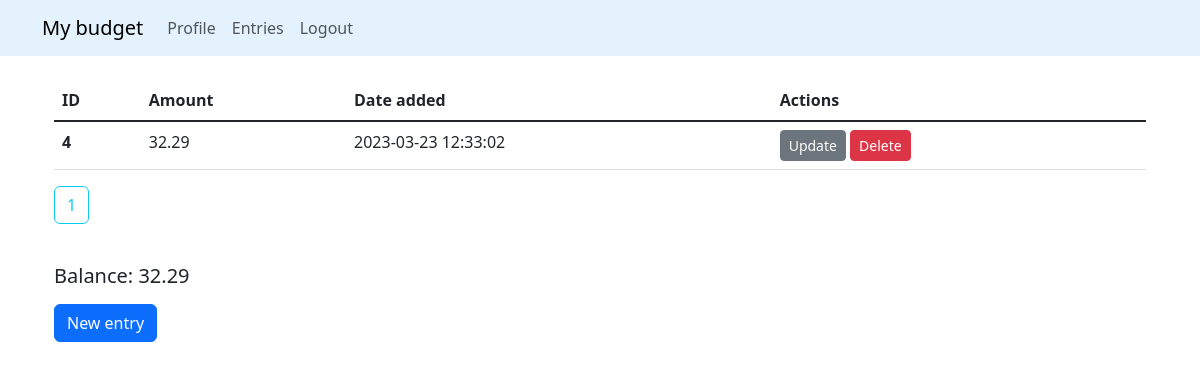
Screenshot of /entries (signed in) with the database file from the repository.
### website/models.py (models this page shows)
class Entry(db.Model):
    __tablename__ = "entry"
    id = db.Column(db.Integer, primary_key=True)
    amount = db.Column(db.Integer, nullable=False)
    date_added = db.Column(db.DateTime(timezone=True), default=func.now())
    user_id = db.Column(
        db.Integer, db.ForeignKey("user.id", ondelete="CASCADE"), nullable=False
    )
    user = db.relationship("User", back_populates="entries")

### website/views.py (the view)
@views.route("/entries")
@login_required
def entries():
    page = request.args.get("page", 1, type=int)
    all_entries = (
        Entry.query.filter_by(user_id=current_user.id)
        .order_by(Entry.date_added.desc())
        .paginate(page=page, per_page=5)
    )
    entries_for_balance = Entry.query.filter_by(user_id=current_user.id).all()
    balance = round(
        sum([round(entry.amount / 100, 2) for entry in entries_for_balance]), 2
    )
    return render_template("entries.html", all_entries=all_entries, balance=balance)

### website/__init__.py (called while the page is built)
def create_app():
    app = Flask(__name__)
    app.config.from_object(Config)
    app.app_context().push()
    db.init_app(app)
    bcrypt.init_app(app)
    admin.init_app(app)
    mail.init_app(app)
    from website.views import views
    from website.auth import auth
    from website.models import User, Entry
    from website.admin_view import AdminModelView
    create_database()
    app.register_blueprint(views, url_prefix="/")
    app.register_blueprint(auth, url_prefix="/")
    login_manager = LoginManager()
    login_manager.login_view = "auth.login"
    login_manager.init_app(app)
    @login_manager.user_loader
    def load_user(id):
        return User.query.get(int(id))
    admin.add_view(AdminModelView(User, db.session))
    admin.add_view(AdminModelView(Entry, db.session))
    return app

### website/templates/entries.html
{% extends "base.html" %}
{% block content %}
<div class="container">
    {% if all_entries %}
    <table class="table mt-3 mb-3">
        <thead>
            <tr>
                <th scope="col">ID</th>
                <th scope="col">Amount</th>
                <th scope="col">Date added</th>
                <th scope="col">Actions</th>
            </tr>
        </thead>
        <tbody class="table-group-divider">
            {% for entry in all_entries %}
            <tr>
                <th scope="row">{{ entry.id }}</th>
                <td>{{ entry.amount / 100 }}</td>
                <td>{{ entry.date_added }}</td>
                <td>
                    <a href="{{ url_for('views.update_entry', entry_id=entry.id) }}" class="btn btn-secondary btn-sm"
                        role="button">Update
                    </a>
                    <a href="{{ url_for('views.delete_entry', entry_id=entry.id) }}" class="btn btn-danger btn-sm"
                        role="button">Delete
                    </a>
                </td>
                {% endfor %}
            </tr>
        </tbody>
    </table>
    {% for page_num in all_entries.iter_pages(left_edge=1, right_edge=1, left_current=1, right_current=2) %}
    {% if page_num %}
    {% if all_entries.page == page_num %}
    <a href="{{ url_for('views.entries', page=page_num)}}" class="btn btn-outline-info mb-4">{{ page_num
        }}</a>
    {% else %}
    <a href="{{ url_for('views.entries', page=page_num)}}" class="btn btn-outline-info mb-4">{{ page_num
        }}</a>
    {% endif %}
    {% else %}
    ...
    {% endif %}
    {% endfor %}
    <div class="mt-3 mb-3">
        <h5>Balance: {{ balance }}</h5>
    </div>
    {% else %}
    <h1>No entries yet</h1>
    {% endif %}
    <div class="mt-2 mb-2">
        <a href="{{ url_for('views.new_entry') }}" class="btn btn-primary" role="button">New
            entry</a>
    </div>
</div>
{% endblock %}

### rows the page displays
Entry: id "4", entry.amount/100 "32.29", date_added "2023-03-23 12:33:02"

### other values shown
{{ page_num }} "1"
{{ balance }} "32.29"
